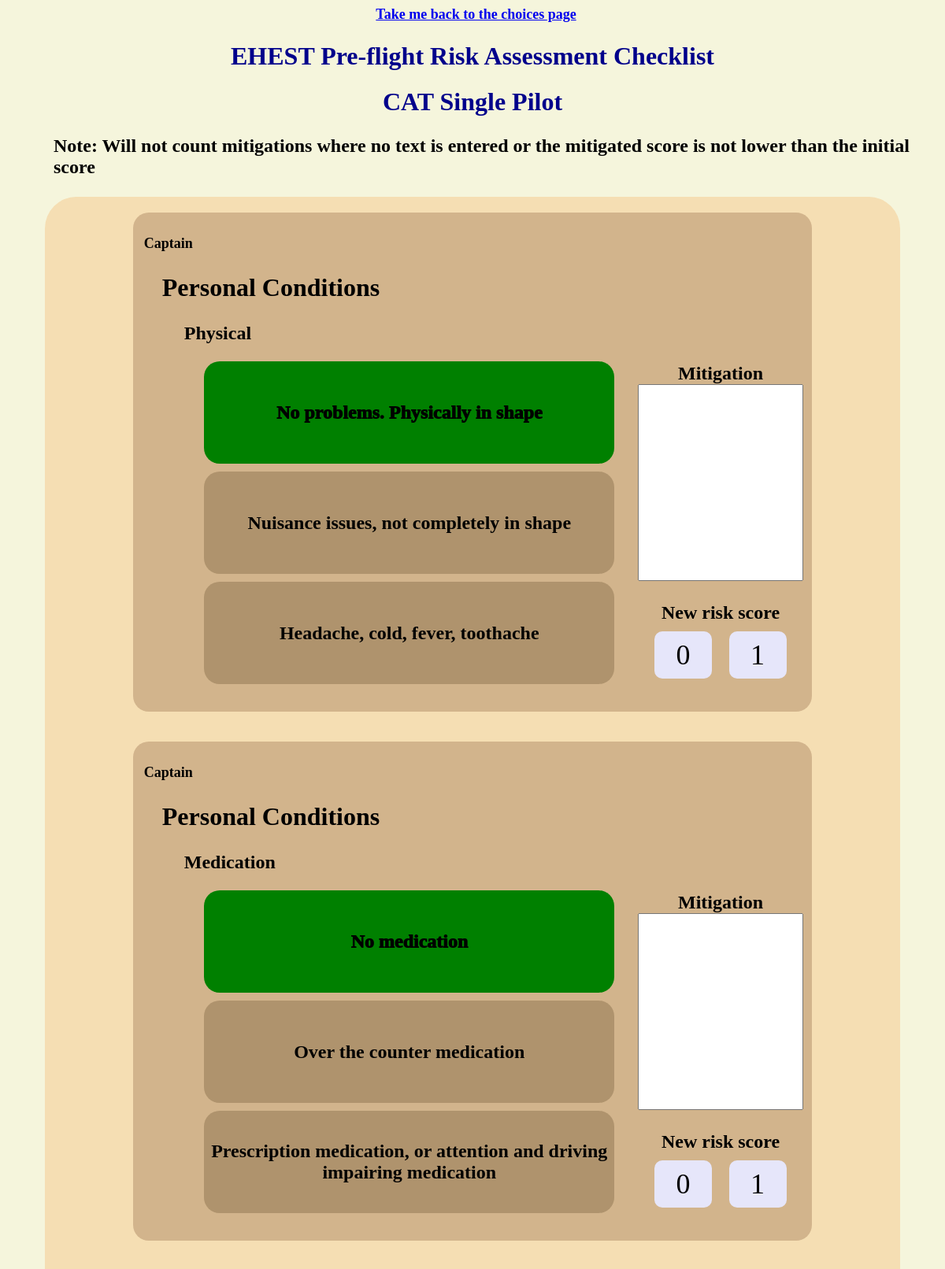
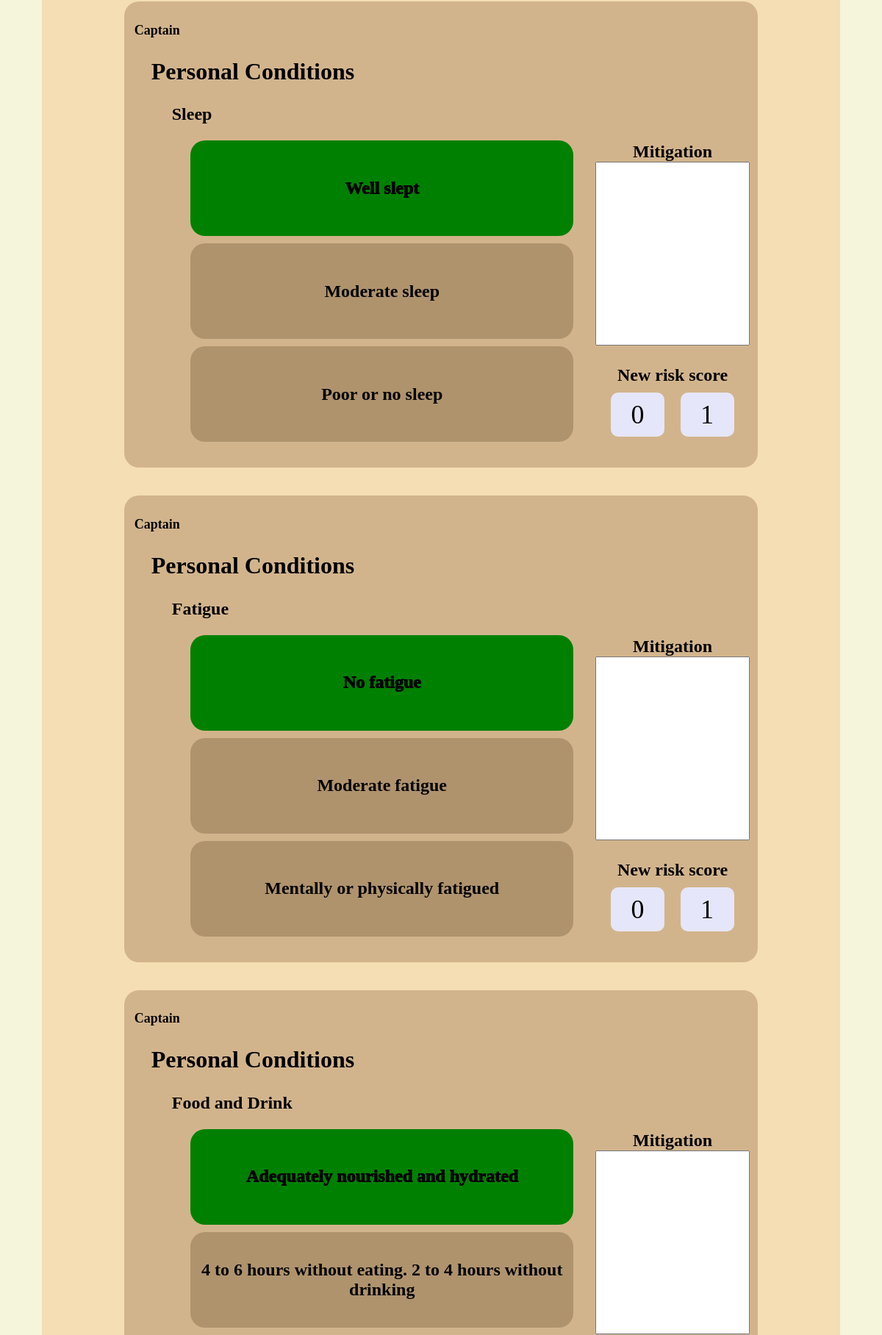
/EHESTPRAC/CATSinglePilot/ (upper part), run on the app's committed database (2 pictures, top to bottom).
### EHESTPRAC/models.py (models this page shows, shortened)
class FlightCategories(models.Model):
    def __str__(self):
        return self.category_name
    flight_categories = models.CharField(max_length=100)
    category_name = models.CharField(max_length=30)

class Question(models.Model):
    flight_category = models.ManyToManyField(FlightCategories)
    question_text = models.CharField(max_length=100)
    question_order = models.IntegerField(default=999)

class Choices(models.Model):
    def __str__(self):
        return self.choice_text
    question = models.ForeignKey(Question, on_delete=models.CASCADE)
    choice_text = models.CharField(max_length=100)
    score = models.IntegerField(default=0)

### EHESTPRAC/views.py (the view)
# urls.py: path('<slug:flight_category>/', views.checklist, name='checklist'),
def checklist(request, flight_category):
    template = loader.get_template('EHESTPRAC/checklist.html')
    quest = Question.objects.filter(flight_category__flight_categories = flight_category).order_by("question_order")
    choices = Choices.objects.all().order_by("score")
    category_name = FlightCategories.objects.get(flight_categories = flight_category)
    context = {
        "flight_category_name": category_name,
        "questions": quest,
        "choices": choices
    }
    return HttpResponse(template.render(context, request))

### EHESTPRAC/filters.py (called while the page is built)
@register.filter(name='split')
def split(value, key):
  return value.split(key)

### EHESTPRAC/templates/EHESTPRAC/checklist.html (shortened to what this page needs)
{% load filter_question %}
<html>
    <head>
        {% load static %}
        <link rel="stylesheet" type="text/css" href="{% static 'EHESTPRAC/style.css' %}">
    </head>
    <body>
        <h4 style = "text-align: center;"><a href = "../">Take me back to the choices page</a></h4>
        <h1>EHEST Pre-flight Risk Assessment Checklist</h1>
        <h1>{{ flight_category_name }}</h1>
        <h3>Note: Will not count mitigations where no text is entered or the mitigated score is not lower than the initial score</h3>
        <div class = "fullContainer">
            <form action="results/" method="post" name="mainForm">
                {% for question in questions %}
                    <div class = "questionContainer">
                        {% with question.question_text|split:" - " as parts %}
                            {% if parts.2 %}
                                <h4>{{ parts.0 }}</h4>
                                <h2>{{ parts.1 }}</h2>
                                <h3>{{ parts.2 }}</h3>
                            {% else %}
                                <h2>{{ parts.0 }}</h2>
                                <h3>{{ parts.1 }}</h3>
                            {% endif %}
                        {% endwith %}
                        <div class = "mitigationContainer">
                            <strong>Mitigation</strong>
                            <textarea name = "mit_text{{question.id}}" id = "mit_text{{question.id}}" ></textarea>
                            <br />
                            <br />
                            <strong>New risk score  </strong>
                            <div class = "mitigationBox0">
                                <label for = "mitigation{{question.id}}_0">
                                    <div class = "mitigation_box1">0</div>
                                </label>
                            </div>
                            <div class = "mitigationBox1">
                                <label for = "mitigation{{question.id}}_1">
                                    <div class = "mitigation_box1">1</div>
                                </label>
                            </div>
                        </div>
                        <div class = "answerContainer">
                            <br />
                            {% for choice in question.choices_set.all %}
                                <div class = "box{{choice.score}}">
                                    <label for = "choices{{question.id}}_{{choice.id}}">
                                        <div class = "question_box">{{ choice }}</div>
                                    </label>
                                </div>
                            {% endfor %}
                        </div>
                    </div>
                    <br />
                {% endfor %}
            </form>
        </div>
    </body>
</html>

### EHESTPRAC/static/EHESTPRAC/style.css (style rules this page uses)
body { background: beige; }
.fullContainer { width: 90%; background-color: wheat; border-radius: 40px; margin: auto; padding: 10px; }
.questionContainer { width: 80%; background-color: tan; padding: 5px; border: 5px; border-radius: 20px; margin-left: auto; margin-right: auto; margin-top: 10px; margin-bottom: 10px; }
h4 { color: black; font-size: large; padding-left: 0.5em; }
h3 { color: black; font-size: x-large; padding-left: 2.5em; }
h2 { color: black; font-size: xx-large; padding-left: 1em; }
h1 { color: darkblue; text-align: center; font-size: xx-large; }
.answerContainer { width: 100%; text-align: center; }
.box0 { width: 60%; height: 120px; bottom: 20px; border-radius: 20px; margin-bottom: 10px; margin-left: 10%; padding: 5px; background-color: rgb(175, 147, 109); display: flex; text-align: center; vertical-align: middle; cursor: pointer; position: relative; font-weight: 900; justify-content: center; align-items: center; }
.box1 { width: 60%; height: 120px; bottom: 20px; border-radius: 20px; margin-bottom: 10px; margin-left: 10%; padding: 5px; background-color: rgb(175, 147, 109); display: flex; text-align: center; vertical-align: middle; cursor: pointer; position: relative; font-weight: 900; justify-content: center; align-items: center; }
.box2 { width: 60%; height: 120px; bottom: 20px; border-radius: 20px; margin-bottom: 10px; margin-left: 10%; padding: 5px; background-color: rgb(175, 147, 109); display: flex; text-align: center; vertical-align: middle; cursor: pointer; position: relative; font-weight: 900; justify-content: center; align-items: center; }
.question_box { position: inherit; display: flex; left: 0; height: 100%; width: 100%; font-size: 1.5em; user-select: none; color: black; justify-content: center; align-items: center; }
.mitigationContainer { position: absolute; left: 67.5%; width: 17.5%; height: 250px; text-align: center; font-size: 24px; }
.mitigationBox0 { position: relative; border-radius: 10px; padding: 5px; background-color: lavender; left: 10%; width: 30%; height: 20%; top: 10px; }
.mitigationBox1 { position: relative; border-radius: 10px; padding: 5px; background-color: lavender; left: 55%; width: 30%; height: 20%; top: -20%; }
.mitigation_box1 { position: inherit; display: flex; left: 0; height: 100%; width: 100%; font-size: 1.5em; user-select: none; color: black; justify-content: center; align-items: center; }
textarea { position: static; width: 100%; height: 100%; font-size: 24px; resize: none; }
label { position: inherit; height: 100%; width: 100%; margin: 0; cursor: pointer; }
input[type="radio"]:checked + .box0 { display: visible; font-weight: 1000; background-color: green; }

### data on the page
FlightCategories: category_name "CAT Single Pilot"
Question: parts "Captain", parts "Personal Conditions", parts "Physical"
Choices: choice_text "No problems. Physically in shape"
Choices: choice_text "Nuisance issues, not completely in shape"
Choices: choice_text "Headache, cold, fever, toothache"
Question: parts "Captain", parts "Personal Conditions", parts "Medication"
Choices: choice_text "No medication"
Choices: choice_text "Over the counter medication"
Choices: choice_text "Prescription medication, or attention and driving impairing medication"
Question: parts "Captain", parts "Personal Conditions", parts "Sleep"
Choices: choice_text "Well slept"
Choices: choice_text "Moderate sleep"
Choices: choice_text "Poor or no sleep"
Question: parts "Captain", parts "Personal Conditions", parts "Fatigue"
Choices: choice_text "No fatigue"
Choices: choice_text "Moderate fatigue"
Choices: choice_text "Mentally or physically fatigued"
Question: parts "Captain", parts "Personal Conditions", parts "Food and Drink"
Choices: choice_text "Adequately nourished and hydrated"
Choices: choice_text "4 to 6 hours without eating. 2 to 4 hours without drinking"
